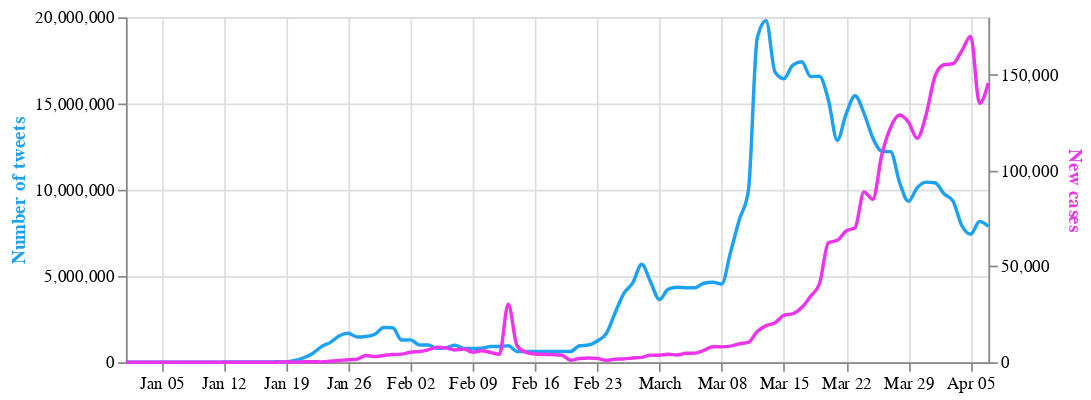

Notebook source saved alongside this figure:
### Code cell
base = alt.Chart(merged_3).encode(
    alt.X('date:T', axis=alt.Axis(title=None))
).properties(
    width=500,
    height=200
)


line_tweets = base.mark_line(stroke='#1da1f2', interpolate='monotone').encode(
    alt.Y('Tweets',
          axis=alt.Axis(title='Number of tweets', titleColor='#1da1f2'))
)

line_cases = base.mark_line( interpolate='monotone', stroke='#eb34eb').encode(
    alt.Y('new_cases',
          axis=alt.Axis(title='New cases', titleColor='#eb34eb'))
)

alt.layer(line_tweets, line_cases).resolve_scale(
    y = 'independent'
)

### Figure 1 — Vega-Lite specification as saved in the notebook (floating-point values rounded to 4 significant figures)
{"config": {"view": {"continuousWidth": 400, "continuousHeight": 300}}, "layer": [{"mark": {"type": "line", "interpolate": "monotone", "stroke": "#1da1f2"}, "encoding": {"x": {"type": "temporal", "axis": {"title": null}, "field": "date"}, "y": {"type": "quantitative", "axis": {"title": "Number of tweets", "titleColor": "#1da1f2"}, "field": "Tweets"}}, "height": 200, "width": 500}, {"mark": {"type": "line", "interpolate": "monotone", "stroke": "#eb34eb"}, "encoding": {"x": {"type": "temporal", "axis": {"title": null}, "field": "date"}, "y": {"type": "quantitative", "axis": {"title": "New cases", "titleColor": "#eb34eb"}, "field": "new_cases"}}, "height": 200, "width": 500}], "data": {"name": "data-38ea2432e2446a80b3e4a6c21e869964"}, "resolve": {"scale": {"y": "independent"}}, "$schema": "https://vega.github.io/schema/vega-lite/v4.8.1.json", "datasets": {"data-38ea2432e2446a80b3e4a6c21e869964": [{"date": "2020-04-07T00:00:00", "Tweets": 7877346, "total_cases": 2695000.0, "new_cases": 145700.0, "new_deaths": 10720.0, "cnn_articles": 77.0, "fox_articles": 230.0}, {"date": "2020-04-06T00:00:00", "Tweets": 8153966, "total_cases": 2549000.0, "new_cases": 135100.0, "new_deaths": 9534.0, "cnn_articles": 74.0, "fox_articles": 169.0}, {"date": "2020-04-05T00:00:00", "Tweets": 7421877, "total_cases": 2414000.0, "new_cases": 170000.0, "new_deaths": 12570.0, "cnn_articles": 48.0, "fox_articles": 96.0}, {"date": "2020-04-04T00:00:00", "Tweets": 7928225, "total_cases": 2244000.0, "new_cases": 162500.0, "new_deaths": 13620.0, "cnn_articles": 36.0, "fox_articles": 120.0}, {"date": "2020-04-03T00:00:00", "Tweets": 9357113, "total_cases": 2082000.0, "new_cases": 155700.0, "new_deaths": 10050.0, "cnn_articles": 80.0, "fox_articles": 235.0}, {"date": "2020-04-02T00:00:00", "Tweets": 9767918, "total_cases": 1926000.0, "new_cases": 155200.0, "new_deaths": 9994.0, "cnn_articles": 85.0, "fox_articles": 260.0}, {"date": "2020-04-01T00:00:00", "Tweets": 10402981, "total_cases": 1771000.0, "new_cases": 149300.0, "new_deaths": 9396.0, "cnn_articles": 71.0, "fox_articles": 260.0}, {"date": "2020-03-31T00:00:00", "Tweets": 10442432, "total_cases": 1621000.0, "new_cases": 129300.0, "new_deaths": 8048.0, "cnn_articles": 75.0, "fox_articles": 144.0}, {"date": "2020-03-30T00:00:00", "Tweets": 10125714, "total_cases": 1492000.0, "new_cases": 116800.0, "new_deaths": 6498.0, "cnn_articles": 60.0, "fox_articles": 204.0}, {"date": "2020-03-29T00:00:00", "Tweets": 9333426, "total_cases": 1375000.0, "new_cases": 125400.0, "new_deaths": 7190.0, "cnn_articles": 33.0, "fox_articles": 108.0}, {"date": "2020-03-28T00:00:00", "Tweets": 10434671, "total_cases": 1250000.0, "new_cases": 129000.0, "new_deaths": 7008.0, "cnn_articles": 29.0, "fox_articles": 84.0}, {"date": "2020-03-27T00:00:00", "Tweets": 12209011, "total_cases": 1121000.0, "new_cases": 122500.0, "new_deaths": 5662.0, "cnn_articles": 61.0, "fox_articles": 210.0}, {"date": "2020-03-26T00:00:00", "Tweets": 12236719, "total_cases": 998200.0, "new_cases": 108000.0, "new_deaths": 5278.0, "cnn_articles": 81.0, "fox_articles": 256.0}, {"date": "2020-03-25T00:00:00", "Tweets": 13000269, "total_cases": 890200.0, "new_cases": 85080.0, "new_deaths": 4672.0, "cnn_articles": 61.0, "fox_articles": 260.0}, {"date": "2020-03-24T00:00:00", "Tweets": 14445841, "total_cases": 805100.0, "new_cases": 88870.0, "new_deaths": 3704.0, "cnn_articles": 69.0, "fox_articles": 253.0}, {"date": "2020-03-23T00:00:00", "Tweets": 15446246, "total_cases": 716200.0, "new_cases": 70220.0, "new_deaths": 3438.0, "cnn_articles": 54.0, "fox_articles": 231.0}, {"date": "2020-03-22T00:00:00", "Tweets": 14392561, "total_cases": 646000.0, "new_cases": 68490.0, "new_deaths": 3448.0, "cnn_articles": 33.0, "fox_articles": 101.0}, {"date": "2020-03-21T00:00:00", "Tweets": 12861351, "total_cases": 577500.0, "new_cases": 63590.0, "new_deaths": 2780.0, "cnn_articles": 30.0, "fox_articles": 75.0}, {"date": "2020-03-20T00:00:00", "Tweets": 15200259, "total_cases": 514000.0, "new_cases": 62290.0, "new_deaths": 2152.0, "cnn_articles": 54.0, "fox_articles": 186.0}, {"date": "2020-03-19T00:00:00", "Tweets": 16582131, "total_cases": 451700.0, "new_cases": 40950.0, "new_deaths": 1938.0, "cnn_articles": 67.0, "fox_articles": 246.0}, {"date": "2020-03-18T00:00:00", "Tweets": 16561524, "total_cases": 410700.0, "new_cases": 34410.0, "new_deaths": 1648.0, "cnn_articles": 57.0, "fox_articles": 241.0}, {"date": "2020-03-17T00:00:00", "Tweets": 17417142, "total_cases": 376300.0, "new_cases": 28550.0, "new_deaths": 1210.0, "cnn_articles": 57.0, "fox_articles": 247.0}, {"date": "2020-03-16T00:00:00", "Tweets": 17227182, "total_cases": 347700.0, "new_cases": 25300.0, "new_deaths": 1510.0, "cnn_articles": 57.0, "fox_articles": 204.0}, {"date": "2020-03-15T00:00:00", "Tweets": 16438760, "total_cases": 322300.0, "new_cases": 24470.0, "new_deaths": 736.0, "cnn_articles": 17.0, "fox_articles": 91.0}, {"date": "2020-03-14T00:00:00", "Tweets": 16823148, "total_cases": 297800.0, "new_cases": 20590.0, "new_deaths": 888.0, "cnn_articles": 25.0, "fox_articles": 49.0}, {"date": "2020-03-13T00:00:00", "Tweets": 19802671, "total_cases": 276900.0, "new_cases": 19120.0, "new_deaths": 706.0, "cnn_articles": 44.0, "fox_articles": 159.0}, {"date": "2020-03-12T00:00:00", "Tweets": 18799722, "total_cases": 258100.0, "new_cases": 16000.0, "new_deaths": 658.0, "cnn_articles": 43.0, "fox_articles": 185.0}, {"date": "2020-03-11T00:00:00", "Tweets": 9923317, "total_cases": 242200.0, "new_cases": 10390.0, "new_deaths": 550.0, "cnn_articles": 24.0, "fox_articles": 107.0}, {"date": "2020-03-10T00:00:00", "Tweets": 8284672, "total_cases": 231600.0, "new_cases": 9646.0, "new_deaths": 418.0, "cnn_articles": 21.0, "fox_articles": 104.0}, {"date": "2020-03-09T00:00:00", "Tweets": 6386122, "total_cases": 222000.0, "new_cases": 8418.0, "new_deaths": 456.0, "cnn_articles": 24.0, "fox_articles": 89.0}, {"date": "2020-03-08T00:00:00", "Tweets": 4533476, "total_cases": 213600.0, "new_cases": 8030.0, "new_deaths": 194.0, "cnn_articles": 7.0, "fox_articles": 39.0}, {"date": "2020-03-07T00:00:00", "Tweets": 4632239, "total_cases": 205600.0, "new_cases": 8074.0, "new_deaths": 208.0, "cnn_articles": 9.0, "fox_articles": 37.0}, {"date": "2020-03-06T00:00:00", "Tweets": 4581032, "total_cases": 197600.0, "new_cases": 6178.0, "new_deaths": 204.0, "cnn_articles": 16.0, "fox_articles": 60.0}, {"date": "2020-03-05T00:00:00", "Tweets": 4323687, "total_cases": 191400.0, "new_cases": 4770.0, "new_deaths": 160.0, "cnn_articles": 12.0, "fox_articles": 50.0}, {"date": "2020-03-04T00:00:00", "Tweets": 4323670, "total_cases": 186600.0, "new_cases": 4668.0, "new_deaths": 168.0, "cnn_articles": 14.0, "fox_articles": 65.0}, {"date": "2020-03-03T00:00:00", "Tweets": 4342139, "total_cases": 181900.0, "new_cases": 3746.0, "new_deaths": 144.0, "cnn_articles": 7.0, "fox_articles": 49.0}, {"date": "2020-03-02T00:00:00", "Tweets": 4240721, "total_cases": 178400.0, "new_cases": 4174.0, "new_deaths": 134.0, "cnn_articles": 9.0, "fox_articles": 62.0}, {"date": "2020-03-01T00:00:00", "Tweets": 3632689, "total_cases": 174200.0, "new_cases": 3686.0, "new_deaths": 116.0, "cnn_articles": 9.0, "fox_articles": 24.0}, {"date": "2020-02-29T00:00:00", "Tweets": 4666121, "total_cases": 170500.0, "new_cases": 3720.0, "new_deaths": 128.0, "cnn_articles": 6.0, "fox_articles": 27.0}, {"date": "2020-02-28T00:00:00", "Tweets": 5685321, "total_cases": 166800.0, "new_cases": 2542.0, "new_deaths": 114.0, "cnn_articles": 6.0, "fox_articles": 43.0}, {"date": "2020-02-27T00:00:00", "Tweets": 4597412, "total_cases": 164200.0, "new_cases": 2228.0, "new_deaths": 76.0, "cnn_articles": 10.0, "fox_articles": 69.0}, {"date": "2020-02-26T00:00:00", "Tweets": 3989533, "total_cases": 162000.0, "new_cases": 1734.0, "new_deaths": 128.0, "cnn_articles": 9.0, "fox_articles": 52.0}, {"date": "2020-02-25T00:00:00", "Tweets": 2844369, "total_cases": 160300.0, "new_cases": 1590.0, "new_deaths": 158.0, "cnn_articles": 8.0, "fox_articles": 22.0}, {"date": "2020-02-24T00:00:00", "Tweets": 1643544, "total_cases": 158700.0, "new_cases": 1046.0, "new_deaths": 312.0, "cnn_articles": 6.0, "fox_articles": 19.0}, {"date": "2020-02-23T00:00:00", "Tweets": 1233511, "total_cases": 157600.0, "new_cases": 2020.0, "new_deaths": 208.0, "cnn_articles": 2.0, "fox_articles": 4.0}, {"date": "2020-02-22T00:00:00", "Tweets": 997638, "total_cases": 155600.0, "new_cases": 2170.0, "new_deaths": 224.0, "cnn_articles": 1.0, "fox_articles": 4.0}, {"date": "2020-02-21T00:00:00", "Tweets": 954321, "total_cases": 153400.0, "new_cases": 1992.0, "new_deaths": 238.0, "cnn_articles": 3.0, "fox_articles": 19.0}, {"date": "2020-02-20T00:00:00", "Tweets": 622349, "total_cases": 151500.0, "new_cases": 1064.0, "new_deaths": 232.0, "cnn_articles": 2.0, "fox_articles": 9.0}, {"date": "2020-02-19T00:00:00", "Tweets": 626237, "total_cases": 150400.0, "new_cases": 3728.0, "new_deaths": 278.0, "cnn_articles": 3.0, "fox_articles": 12.0}, {"date": "2020-02-18T00:00:00", "Tweets": 628043, "total_cases": 146700.0, "new_cases": 3990.0, "new_deaths": 196.0, "cnn_articles": 4.0, "fox_articles": 17.0}, {"date": "2020-02-17T00:00:00", "Tweets": 626732, "total_cases": 142700.0, "new_cases": 4134.0, "new_deaths": 212.0, "cnn_articles": 5.0, "fox_articles": 18.0}, {"date": "2020-02-16T00:00:00", "Tweets": 625127, "total_cases": 138500.0, "new_cases": 4324.0, "new_deaths": 284.0, "cnn_articles": 4.0, "fox_articles": 6.0}, {"date": "2020-02-15T00:00:00", "Tweets": 624555, "total_cases": 134200.0, "new_cases": 5120.0, "new_deaths": 288.0, "cnn_articles": 3.0, "fox_articles": 8.0}, {"date": "2020-02-14T00:00:00", "Tweets": 622722, "total_cases": 129100.0, "new_cases": 8430.0, "new_deaths": 26.0, "cnn_articles": 6.0, "fox_articles": 14.0}, {"date": "2020-02-13T00:00:00", "Tweets": 956877, "total_cases": 120700.0, "new_cases": 30300.0, "new_deaths": 510.0, "cnn_articles": 4.0, "fox_articles": 21.0}, {"date": "2020-02-12T00:00:00", "Tweets": 911098, "total_cases": 90360.0, "new_cases": 4144.0, "new_deaths": 194.0, "cnn_articles": 2.0, "fox_articles": 20.0}, {"date": "2020-02-11T00:00:00", "Tweets": 908627, "total_cases": 86220.0, "new_cases": 5126.0, "new_deaths": 216.0, "cnn_articles": 4.0, "fox_articles": 18.0}, {"date": "2020-02-10T00:00:00", "Tweets": 807654, "total_cases": 81090.0, "new_cases": 5984.0, "new_deaths": 194.0, "cnn_articles": 1.0, "fox_articles": 13.0}, {"date": "2020-02-09T00:00:00", "Tweets": 796739, "total_cases": 75110.0, "new_cases": 5236.0, "new_deaths": 178.0, "cnn_articles": 0.0, "fox_articles": 10.0}, {"date": "2020-02-08T00:00:00", "Tweets": 803453, "total_cases": 69870.0, "new_cases": 6884.0, "new_deaths": 172.0, "cnn_articles": 0.0, "fox_articles": 11.0}, {"date": "2020-02-07T00:00:00", "Tweets": 987563, "total_cases": 62990.0, "new_cases": 6436.0, "new_deaths": 146.0, "cnn_articles": 0.0, "fox_articles": 22.0}, {"date": "2020-02-06T00:00:00", "Tweets": 834673, "total_cases": 56550.0, "new_cases": 7502.0, "new_deaths": 144.0, "cnn_articles": 1.0, "fox_articles": 17.0}, {"date": "2020-02-05T00:00:00", "Tweets": 803587, "total_cases": 49050.0, "new_cases": 7816.0, "new_deaths": 132.0, "cnn_articles": 0.0, "fox_articles": 20.0}, {"date": "2020-02-04T00:00:00", "Tweets": 997862, "total_cases": 41230.0, "new_cases": 6486.0, "new_deaths": 130.0, "cnn_articles": 1.0, "fox_articles": 28.0}, {"date": "2020-02-03T00:00:00", "Tweets": 1000752, "total_cases": 34750.0, "new_cases": 5636.0, "new_deaths": 114.0, "cnn_articles": 0.0, "fox_articles": 20.0}, {"date": "2020-02-02T00:00:00", "Tweets": 1298476, "total_cases": 29110.0, "new_cases": 5216.0, "new_deaths": 92.0, "cnn_articles": 0.0, "fox_articles": 7.0}, {"date": "2020-02-01T00:00:00", "Tweets": 1287963, "total_cases": 23900.0, "new_cases": 4244.0, "new_deaths": 92.0, "cnn_articles": 0.0, "fox_articles": 7.0}, {"date": "2020-01-31T00:00:00", "Tweets": 1997635, "total_cases": 19650.0, "new_cases": 4002.0, "new_deaths": 86.0, "cnn_articles": 1.0, "fox_articles": 19.0}, {"date": "2020-01-30T00:00:00", "Tweets": 2010976, "total_cases": 15650.0, "new_cases": 3514.0, "new_deaths": 76.0, "cnn_articles": 1.0, "fox_articles": 32.0}, {"date": "2020-01-29T00:00:00", "Tweets": 1623497, "total_cases": 12140.0, "new_cases": 2960.0, "new_deaths": 52.0, "cnn_articles": 1.0, "fox_articles": 33.0}, {"date": "2020-01-28T00:00:00", "Tweets": 1497653, "total_cases": 9176.0, "new_cases": 3534.0, "new_deaths": 50.0, "cnn_articles": 0.0, "fox_articles": 22.0}, {"date": "2020-01-27T00:00:00", "Tweets": 1467598, "total_cases": 5642.0, "new_cases": 1594.0, "new_deaths": 50.0, "cnn_articles": 0.0, "fox_articles": 20.0}, {"date": "2020-01-26T00:00:00", "Tweets": 1678953, "total_cases": 4048.0, "new_cases": 1346.0, "new_deaths": 30.0, "cnn_articles": 0.0, "fox_articles": 9.0}, {"date": "2020-01-25T00:00:00", "Tweets": 1536784, "total_cases": 2702.0, "new_cases": 906.0, "new_deaths": 30.0, "cnn_articles": 0.0, "fox_articles": 5.0}, {"date": "2020-01-24T00:00:00", "Tweets": 1153245, "total_cases": 1796.0, "new_cases": 532.0, "new_deaths": 18.0, "cnn_articles": 0.0, "fox_articles": 10.0}, {"date": "2020-01-23T00:00:00", "Tweets": 905673, "total_cases": 1264.0, "new_cases": 194.0, "new_deaths": 0.0, "cnn_articles": 2.0, "fox_articles": 20.0}, {"date": "2020-01-22T00:00:00", "Tweets": 508623, "total_cases": 1070.0, "new_cases": 284.0, "new_deaths": 22.0, "cnn_articles": 2.0, "fox_articles": 10.0}, {"date": "2020-01-21T00:00:00", "Tweets": 259864, "total_cases": 786.0, "new_cases": 306.0, "new_deaths": 6.0, "cnn_articles": 0.0, "fox_articles": 6.0}, {"date": "2020-01-20T00:00:00", "Tweets": 100124, "total_cases": 480.0, "new_cases": 40.0, "new_deaths": 0.0, "cnn_articles": 0.0, "fox_articles": 3.0}, {"date": "2020-01-19T00:00:00", "Tweets": 20987, "total_cases": 440.0, "new_cases": 272.0, "new_deaths": 2.0, "cnn_articles": 0.0, "fox_articles": 0.0}, {"date": "2020-01-18T00:00:00", "Tweets": 23432, "total_cases": 168.0, "new_cases": 34.0, "new_deaths": 0.0, "cnn_articles": 0.0, "fox_articles": 0.0}, {"date": "2020-01-17T00:00:00", "Tweets": 22431, "total_cases": 134.0, "new_cases": 10.0, "new_deaths": 0.0, "cnn_articles": 1.0, "fox_articles": 2.0}, {"date": "2020-01-16T00:00:00", "Tweets": 22342, "total_cases": 124.0, "new_cases": 0.0, "new_deaths": 0.0, "cnn_articles": 0.0, "fox_articles": 1.0}, {"date": "2020-01-15T00:00:00", "Tweets": 10987, "total_cases": 124.0, "new_cases": 2.0, "new_deaths": 2.0, "cnn_articles": 0.0, "fox_articles": 1.0}, {"date": "2020-01-14T00:00:00", "Tweets": 10023, "total_cases": 122.0, "new_cases": 2.0, "new_deaths": 0.0, "cnn_articles": 0.0, "fox_articles": 0.0}, {"date": "2020-01-13T00:00:00", "Tweets": 16475, "total_cases": 120.0, "new_cases": 2.0, "new_deaths": 0.0, "cnn_articles": 0.0, "fox_articles": 1.0}, {"date": "2020-01-12T00:00:00", "Tweets": 10045, "total_cases": 118.0, "new_cases": 0.0, "new_deaths": 0.0, "cnn_articles": 0.0, "fox_articles": 0.0}, {"date": "2020-01-11T00:00:00", "Tweets": 2812, "total_cases": 118.0, "new_cases": 0.0, "new_deaths": 2.0, "cnn_articles": 0.0, "fox_articles": 0.0}, {"date": "2020-01-10T00:00:00", "Tweets": 2347, "total_cases": 118.0, "new_cases": 0.0, "new_deaths": 0.0, "cnn_articles": 0.0, "fox_articles": 0.0}, {"date": "2020-01-09T00:00:00", "Tweets": 3451, "total_cases": 118.0, "new_cases": 0.0, "new_deaths": 0.0, "cnn_articles": 0.0, "fox_articles": 1.0}, {"date": "2020-01-08T00:00:00", "Tweets": 421, "total_cases": 118.0, "new_cases": 0.0, "new_deaths": 0.0, "cnn_articles": 0.0, "fox_articles": 0.0}, {"date": "2020-01-07T00:00:00", "Tweets": 293, "total_cases": 118.0, "new_cases": 0.0, "new_deaths": 0.0, "cnn_articles": 0.0, "fox_articles": 0.0}, {"date": "2020-01-06T00:00:00", "Tweets": 86, "total_cases": 118.0, "new_cases": 0.0, "new_deaths": 0.0, "cnn_articles": 0.0, "fox_articles": 0.0}, {"date": "2020-01-05T00:00:00", "Tweets": 127, "total_cases": 118.0, "new_cases": 30.0, "new_deaths": 0.0, "cnn_articles": 0.0, "fox_articles": 0.0}, {"date": "2020-01-04T00:00:00", "Tweets": 172, "total_cases": 88.0, "new_cases": 0.0, "new_deaths": 0.0, "cnn_articles": 0.0, "fox_articles": 0.0}, {"date": "2020-01-03T00:00:00", "Tweets": 94, "total_cases": 88.0, "new_cases": 34.0, "new_deaths": 0.0, "cnn_articles": 0.0, "fox_articles": 0.0}, {"date": "2020-01-02T00:00:00", "Tweets": 41, "total_cases": 54.0, "new_cases": 0.0, "new_deaths": 0.0, "cnn_articles": 0.0, "fox_articles": 0.0}, {"date": "2020-01-01T00:00:00", "Tweets": 63, "total_cases": 54.0, "new_cases": 0.0, "new_deaths": 0.0, "cnn_articles": 0.0, "fox_articles": 0.0}]}}
